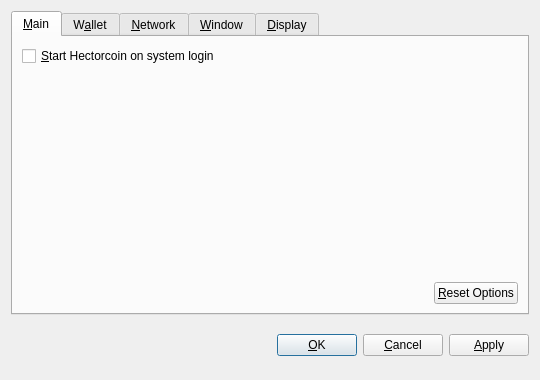
<?xml version="1.0" encoding="UTF-8"?>
<ui version="4.0">
 <class>OptionsDialog</class>
 <widget class="QDialog" name="OptionsDialog">
  <property name="geometry">
   <rect>
    <x>0</x>
    <y>0</y>
    <width>540</width>
    <height>380</height>
   </rect>
  </property>
  <property name="windowTitle">
   <string>Options</string>
  </property>
  <property name="modal">
   <bool>true</bool>
  </property>
  <layout class="QVBoxLayout" name="verticalLayout">
   <item>
    <widget class="QTabWidget" name="tabWidget">
     <property name="tabPosition">
      <enum>QTabWidget::North</enum>
     </property>
     <property name="currentIndex">
      <number>0</number>
     </property>
     <widget class="QWidget" name="tabMain">
      <attribute name="title">
       <string>&amp;Main</string>
      </attribute>
      <layout class="QVBoxLayout" name="verticalLayout_Main">
       <item>
        <widget class="QCheckBox" name="bitcoinAtStartup">
         <property name="toolTip">
          <string>Automatically start Hectorcoin after logging in to the system.</string>
         </property>
         <property name="text">
          <string>&amp;Start Hectorcoin on system login</string>
         </property>
        </widget>
       </item>
       <item>
        <spacer name="verticalSpacer_Main">
         <property name="orientation">
          <enum>Qt::Vertical</enum>
         </property>
         <property name="sizeHint" stdset="0">
          <size>
           <width>20</width>
           <height>40</height>
          </size>
         </property>
        </spacer>
       </item>
       <item>
        <layout class="QHBoxLayout" name="horizontalLayout_2_Main">
         <item>
          <spacer name="horizontalSpacer_2_Main">
           <property name="orientation">
            <enum>Qt::Horizontal</enum>
           </property>
           <property name="sizeHint" stdset="0">
            <size>
             <width>40</width>
             <height>20</height>
            </size>
           </property>
          </spacer>
         </item>
         <item>
          <widget class="QPushButton" name="resetButton">
           <property name="toolTip">
            <string>Reset all client options to default.</string>
           </property>
           <property name="text">
            <string>&amp;Reset Options</string>
           </property>
           <property name="autoDefault">
            <bool>false</bool>
           </property>
          </widget>
         </item>
        </layout>
       </item>
      </layout>
     </widget>
     <widget class="QWidget" name="tabWallet">
      <attribute name="title">
       <string>W&amp;allet</string>
      </attribute>
      <layout class="QVBoxLayout" name="verticalLayout_Network">
       <item>
        <widget class="QLabel" name="transactionFeeInfoLabel">
         <property name="text">
          <string>Optional transaction fee per kB that helps make sure your transactions are processed quickly. Most transactions are 1 kB.</string>
         </property>
         <property name="textFormat">
          <enum>Qt::PlainText</enum>
         </property>
         <property name="wordWrap">
          <bool>true</bool>
         </property>
        </widget>
       </item>
       <item>
        <layout class="QHBoxLayout" name="horizontalLayout_1_Main">
         <item>
          <widget class="QLabel" name="transactionFeeLabel">
           <property name="text">
            <string>Pay transaction &amp;fee</string>
           </property>
           <property name="textFormat">
            <enum>Qt::PlainText</enum>
           </property>
           <property name="buddy">
            <cstring>transactionFee</cstring>
           </property>
          </widget>
         </item>
         <item>
          <widget class="BitcoinAmountField" name="transactionFee"/>
         </item>
         <item>
          <spacer name="horizontalSpacer_1_Main">
           <property name="orientation">
            <enum>Qt::Horizontal</enum>
           </property>
           <property name="sizeHint" stdset="0">
            <size>
             <width>40</width>
             <height>20</height>
            </size>
           </property>
          </spacer>
         </item>
        </layout>
       </item>
       <item>
        <widget class="QLabel" name="label">
         <property name="text">
          <string>If you disable the spending of unconfirmed change, the change from a transaction cannot be used until that transaction has at least one confirmation. This also affects how your balance is computed.</string>
         </property>
         <property name="wordWrap">
          <bool>true</bool>
         </property>
        </widget>
       </item>
       <item>
        <widget class="QCheckBox" name="spendZeroConfChange">
         <property name="text">
          <string>Spend unconfirmed change  (experts only)</string>
         </property>
        </widget>
       </item>
       <item>
        <spacer name="verticalSpacer">
         <property name="orientation">
          <enum>Qt::Vertical</enum>
         </property>
         <property name="sizeHint" stdset="0">
          <size>
           <width>20</width>
           <height>40</height>
          </size>
         </property>
        </spacer>
       </item>
      </layout>
     </widget>
     <widget class="QWidget" name="tabNetwork">
      <attribute name="title">
       <string>&amp;Network</string>
      </attribute>
      <layout class="QVBoxLayout" name="verticalLayout_Network">
       <item>
        <widget class="QCheckBox" name="mapPortUpnp">
         <property name="toolTip">
          <string>Automatically open the Hectorcoin client port on the router. This only works when your router supports UPnP and it is enabled.</string>
         </property>
         <property name="text">
          <string>Map port using &amp;UPnP</string>
         </property>
        </widget>
       </item>
       <item>
        <widget class="QCheckBox" name="connectSocks">
         <property name="toolTip">
          <string>Connect to the Hectorcoin network through a SOCKS proxy (e.g. when connecting through Tor).</string>
         </property>
         <property name="text">
          <string>&amp;Connect through SOCKS proxy:</string>
         </property>
        </widget>
       </item>
       <item>
        <layout class="QHBoxLayout" name="horizontalLayout_Network">
         <item>
          <widget class="QLabel" name="proxyIpLabel">
           <property name="text">
            <string>Proxy &amp;IP:</string>
           </property>
           <property name="textFormat">
            <enum>Qt::PlainText</enum>
           </property>
           <property name="buddy">
            <cstring>proxyIp</cstring>
           </property>
          </widget>
         </item>
         <item>
          <widget class="QValidatedLineEdit" name="proxyIp">
           <property name="maximumSize">
            <size>
             <width>140</width>
             <height>16777215</height>
            </size>
           </property>
           <property name="toolTip">
            <string>IP address of the proxy (e.g. 127.0.0.1)</string>
           </property>
          </widget>
         </item>
         <item>
          <widget class="QLabel" name="proxyPortLabel">
           <property name="text">
            <string>&amp;Port:</string>
           </property>
           <property name="textFormat">
            <enum>Qt::PlainText</enum>
           </property>
           <property name="buddy">
            <cstring>proxyPort</cstring>
           </property>
          </widget>
         </item>
         <item>
          <widget class="QLineEdit" name="proxyPort">
           <property name="maximumSize">
            <size>
             <width>55</width>
             <height>16777215</height>
            </size>
           </property>
           <property name="toolTip">
            <string>Port of the proxy (e.g. 9050)</string>
           </property>
          </widget>
         </item>
         <item>
          <widget class="QLabel" name="socksVersionLabel">
           <property name="text">
            <string>SOCKS &amp;Version:</string>
           </property>
           <property name="textFormat">
            <enum>Qt::PlainText</enum>
           </property>
           <property name="buddy">
            <cstring>socksVersion</cstring>
           </property>
          </widget>
         </item>
         <item>
          <widget class="QValueComboBox" name="socksVersion">
           <property name="toolTip">
            <string>SOCKS version of the proxy (e.g. 5)</string>
           </property>
          </widget>
         </item>
         <item>
          <spacer name="horizontalSpacer_Network">
           <property name="orientation">
            <enum>Qt::Horizontal</enum>
           </property>
           <property name="sizeHint" stdset="0">
            <size>
             <width>40</width>
             <height>20</height>
            </size>
           </property>
          </spacer>
         </item>
        </layout>
       </item>
       <item>
        <spacer name="verticalSpacer_Network">
         <property name="orientation">
          <enum>Qt::Vertical</enum>
         </property>
         <property name="sizeHint" stdset="0">
          <size>
           <width>20</width>
           <height>40</height>
          </size>
         </property>
        </spacer>
       </item>
      </layout>
     </widget>
     <widget class="QWidget" name="tabWindow">
      <attribute name="title">
       <string>&amp;Window</string>
      </attribute>
      <layout class="QVBoxLayout" name="verticalLayout_Window">
       <item>
        <widget class="QCheckBox" name="minimizeToTray">
         <property name="toolTip">
          <string>Show only a tray icon after minimizing the window.</string>
         </property>
         <property name="text">
          <string>&amp;Minimize to the tray instead of the taskbar</string>
         </property>
        </widget>
       </item>
       <item>
        <widget class="QCheckBox" name="minimizeOnClose">
         <property name="toolTip">
          <string>Minimize instead of exit the application when the window is closed. When this option is enabled, the application will be closed only after selecting Quit in the menu.</string>
         </property>
         <property name="text">
          <string>M&amp;inimize on close</string>
         </property>
        </widget>
       </item>
       <item>
        <spacer name="verticalSpacer_Window">
         <property name="orientation">
          <enum>Qt::Vertical</enum>
         </property>
         <property name="sizeHint" stdset="0">
          <size>
           <width>20</width>
           <height>40</height>
          </size>
         </property>
        </spacer>
       </item>
      </layout>
     </widget>
     <widget class="QWidget" name="tabDisplay">
      <attribute name="title">
       <string>&amp;Display</string>
      </attribute>
      <layout class="QVBoxLayout" name="verticalLayout_Display">
       <item>
        <layout class="QHBoxLayout" name="horizontalLayout_1_Display">
         <item>
          <widget class="QLabel" name="langLabel">
           <property name="text">
            <string>User Interface &amp;language:</string>
           </property>
           <property name="textFormat">
            <enum>Qt::PlainText</enum>
           </property>
           <property name="buddy">
            <cstring>lang</cstring>
           </property>
          </widget>
         </item>
         <item>
          <widget class="QValueComboBox" name="lang">
           <property name="toolTip">
            <string>The user interface language can be set here. This setting will take effect after restarting Hectorcoin.</string>
           </property>
          </widget>
         </item>
        </layout>
       </item>
       <item>
        <layout class="QHBoxLayout" name="horizontalLayout_2_Display">
         <item>
          <widget class="QLabel" name="unitLabel">
           <property name="text">
            <string>&amp;Unit to show amounts in:</string>
           </property>
           <property name="textFormat">
            <enum>Qt::PlainText</enum>
           </property>
           <property name="buddy">
            <cstring>unit</cstring>
           </property>
          </widget>
         </item>
         <item>
          <widget class="QValueComboBox" name="unit">
           <property name="toolTip">
            <string>Choose the default subdivision unit to show in the interface and when sending coins.</string>
           </property>
          </widget>
         </item>
        </layout>
       </item>
       <item>
        <widget class="QCheckBox" name="displayAddresses">
         <property name="toolTip">
          <string>Whether to show Hectorcoin addresses in the transaction list or not.</string>
         </property>
         <property name="text">
          <string>&amp;Display addresses in transaction list</string>
         </property>
        </widget>
       </item>
       <item>
        <widget class="QCheckBox" name="coinControlFeatures">
         <property name="toolTip">
          <string>Whether to show coin control features or not.</string>
         </property>
         <property name="text">
          <string>Display coin &amp;control features (experts only!)</string>
         </property>
        </widget>
       </item>
       <item>
        <spacer name="verticalSpacer_Display">
         <property name="orientation">
          <enum>Qt::Vertical</enum>
         </property>
         <property name="sizeHint" stdset="0">
          <size>
           <width>20</width>
           <height>40</height>
          </size>
         </property>
        </spacer>
       </item>
      </layout>
     </widget>
    </widget>
   </item>
   <item>
    <layout class="QHBoxLayout" name="horizontalLayout_Buttons">
     <item>
      <spacer name="horizontalSpacer_1">
       <property name="orientation">
        <enum>Qt::Horizontal</enum>
       </property>
       <property name="sizeHint" stdset="0">
        <size>
         <width>40</width>
         <height>48</height>
        </size>
       </property>
      </spacer>
     </item>
     <item>
      <widget class="QLabel" name="statusLabel">
       <property name="font">
        <font>
         <weight>75</weight>
         <bold>true</bold>
        </font>
       </property>
       <property name="text">
        <string/>
       </property>
       <property name="textFormat">
        <enum>Qt::PlainText</enum>
       </property>
       <property name="wordWrap">
        <bool>true</bool>
       </property>
      </widget>
     </item>
     <item>
      <spacer name="horizontalSpacer_2">
       <property name="orientation">
        <enum>Qt::Horizontal</enum>
       </property>
       <property name="sizeHint" stdset="0">
        <size>
         <width>40</width>
         <height>48</height>
        </size>
       </property>
      </spacer>
     </item>
     <item>
      <widget class="QPushButton" name="okButton">
       <property name="text">
        <string>&amp;OK</string>
       </property>
      </widget>
     </item>
     <item>
      <widget class="QPushButton" name="cancelButton">
       <property name="text">
        <string>&amp;Cancel</string>
       </property>
       <property name="autoDefault">
        <bool>false</bool>
       </property>
      </widget>
     </item>
     <item>
      <widget class="QPushButton" name="applyButton">
       <property name="text">
        <string>&amp;Apply</string>
       </property>
       <property name="autoDefault">
        <bool>false</bool>
       </property>
      </widget>
     </item>
    </layout>
   </item>
  </layout>
 </widget>
 <customwidgets>
  <customwidget>
   <class>BitcoinAmountField</class>
   <extends>QSpinBox</extends>
   <header>bitcoinamountfield.h</header>
  </customwidget>
  <customwidget>
   <class>QValueComboBox</class>
   <extends>QComboBox</extends>
   <header>qvaluecombobox.h</header>
  </customwidget>
  <customwidget>
   <class>QValidatedLineEdit</class>
   <extends>QLineEdit</extends>
   <header>qvalidatedlineedit.h</header>
  </customwidget>
 </customwidgets>
 <resources/>
 <connections/>
</ui>
